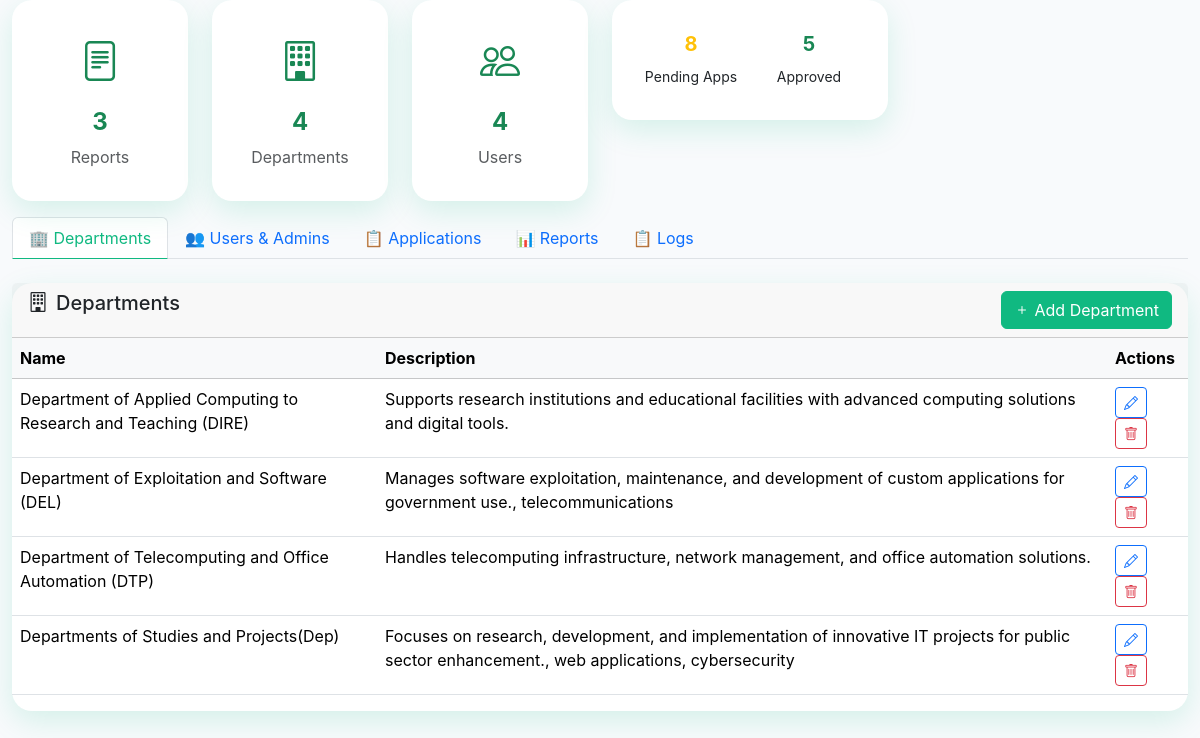
/reports_and_logs_fixed.php (signed in), run on the app's committed database.
### tables this page shows
CREATE TABLE IF NOT EXISTS `department` (
  `id` int(11) NOT NULL AUTO_INCREMENT,
  `name` varchar(100) NOT NULL,
  `description` text,
  `created_at` timestamp DEFAULT CURRENT_TIMESTAMP,
  PRIMARY KEY (`id`)
);

### reports_and_logs_fixed.php (the view, shortened to what this page needs)
<?php
include 'db_connect.php';
$total_reports = $conn->query("SELECT COUNT(*) FROM intern_reports")->fetch_row()[0] ?? 0;
$total_depts = $conn->query("SELECT COUNT(*) FROM department")->fetch_row()[0] ?? 0;
$total_users = $conn->query("SELECT COUNT(*) FROM users WHERE role != 'intern'")->fetch_row()[0] ?? 0;
$pending_apps = $conn->query("SELECT COUNT(*) FROM applications WHERE status = 'pending'")->fetch_row()[0] ?? 0;
$approved_apps = $conn->query("SELECT COUNT(*) FROM applications WHERE status = 'approved'")->fetch_row()[0] ?? 0;
$depts = $conn->query("SELECT * FROM department ORDER BY name")->fetch_all(MYSQLI_ASSOC);
?>
<!DOCTYPE html>
<html lang="en">
<head>
    <link href="https://cdn.jsdelivr.net/npm/bootstrap@5.3.3/dist/css/bootstrap.min.css" rel="stylesheet">
    <link href="https://cdn.jsdelivr.net/npm/bootstrap-icons@1.11.3/font/bootstrap-icons.css" rel="stylesheet">
    <link href="https://cdn.datatables.net/1.13.7/css/dataTables.bootstrap5.min.css" rel="stylesheet">
</head>
<body>
    <div class="container-fluid mt-0 pt-0">
        <div class="row g-4 mb-3">
            <div class="col-md-2">
                <div class="card stat-card">
                    <i class="bi bi-file-text fs-1 text-success mb-3"></i>
                    <div class="h4 fw-bold text-success"><?php echo $total_reports; ?></div>
                    <div class="text-muted">Reports</div>
                </div>
            </div>
            <div class="col-md-2">
                <div class="card stat-card">
                    <i class="bi bi-building fs-1 text-success mb-3"></i>
                    <div class="h4 fw-bold text-success"><?php echo $total_depts; ?></div>
                    <div class="text-muted">Departments</div>
                </div>
            </div>
            <div class="col-md-2">
                <div class="card stat-card">
                    <i class="bi bi-people fs-1 text-success mb-3"></i>
                    <div class="h4 fw-bold text-success"><?php echo $total_users; ?></div>
                    <div class="text-muted">Users</div>
                </div>
            </div>
            <div class="col-md-3">
                <div class="card stat-card">
                    <div class="row text-center">
                        <div class="col">
                            <div class="h5 fw-bold text-warning"><?php echo $pending_apps; ?></div>
                            <small>Pending Apps</small>
                        </div>
                        <div class="col">
                            <div class="h5 fw-bold text-success"><?php echo $approved_apps; ?></div>
                            <small>Approved</small>
                        </div>
                    </div>
                </div>
            </div>
        </div>
        <ul class="nav nav-tabs mb-4" role="tablist">
            <li class="nav-item"><a class="nav-link active" href="#departments" data-bs-toggle="tab">🏢 Departments</a></li>
            <li class="nav-item"><a class="nav-link" href="#users" data-bs-toggle="tab">👥 Users & Admins</a></li>
            <li class="nav-item"><a class="nav-link" href="#applications" data-bs-toggle="tab">📋 Applications</a></li>
            <li class="nav-item"><a class="nav-link" href="#reports" data-bs-toggle="tab">📊 Reports</a></li>
            <li class="nav-item"><a class="nav-link" href="#logs" data-bs-toggle="tab">📋 Logs</a></li>
        </ul>
        <div class="tab-content">
            <div class="tab-pane fade show active" id="departments">
                <div class="card">
                    <div class="card-header d-flex justify-content-between">
                        <h5><i class="bi bi-building me-2"></i>Departments</h5>
                        <button class="btn btn-success" data-bs-toggle="modal" data-bs-target="#deptModal">
                            <i class="bi bi-plus"></i> Add Department
                        </button>
                    </div>
                    <div class="card-body p-0">
                        <div class="table-responsive">
                            <table class="table table-hover">
                                <thead class="table-light">
                                    <tr>
                                        <th>Name</th>
                                        <th>Description</th>
                                        <th>Actions</th>
                                    </tr>
                                </thead>
                                <tbody>
                                    <?php foreach ($depts as $dept): ?>
                                    <tr>
                                        <td><?php echo htmlspecialchars($dept['name']); ?></td>
                                        <td><?php echo htmlspecialchars($dept['description']); ?></td>
                                        <td>
                                            <button class="btn btn-sm btn-outline-primary edit-dept" data-id="<?php echo $dept['id']; ?>" data-name="<?php echo htmlspecialchars($dept['name']); ?>" data-desc="<?php echo htmlspecialchars($dept['description']); ?>">
                                                <i class="bi bi-pencil"></i>
                                            </button>
                                            <button class="btn btn-sm btn-outline-danger delete-dept" data-id="<?php echo $dept['id']; ?>">
                                                <i class="bi bi-trash"></i>
                                            </button>
                                        </td>
                                    </tr>
                                    <?php endforeach; ?>
                                </tbody>
                            </table>
                        </div>
                    </div>
                </div>
            </div>
        </div>
    </div>
</body>
</html>

### reports_and_logs_fixed.php (style rules this page uses)
:root { --green: #10b981; --green-light: #d1fae5; --white: #ffffff; --gray-light: #f8fafc; --gray: #64748b; --shadow: 0 10px 30px rgba(16,185,129,0.15); }
body { font-family: 'Inter', sans-serif; background: var(--gray-light); color: #1e293b; margin: 0; padding: 0; }
.card { border: none; border-radius: 20px; box-shadow: var(--shadow); background: var(--white); }
.btn-success { background: var(--green); border-color: var(--green); }
.stat-card { text-align: center; padding: 2rem; transition: transform 0.3s; }
.nav-tabs .nav-link.active { color: var(--green); border-bottom-color: var(--green); }
.container-fluid { padding-top: 0 !important; margin-top: 0 !important; }
h5 { margin-top: 0; }

### data on the page
department: name "Department of Applied Computing to Research and Teaching (DIRE)", description "Supports research institutions and educational facilities with advanced computing solutions and digital tools."
department: name "Department of Exploitation and Software (DEL)", description "Manages software exploitation, maintenance, and development of custom applications for government use., telecommunications"
department: name "Department of Telecomputing and Office Automation (DTP)", description "Handles telecomputing infrastructure, network management, and office automation solutions."
department: name "Departments of Studies and Projects(Dep)", description "Focuses on research, development, and implementation of innovative IT projects for public sector enhancement., web applications, cybersecurity"

### other printed values
$total_reports "3"
$total_depts "4"
$total_users "4"
$pending_apps "8"
$approved_apps "5"
